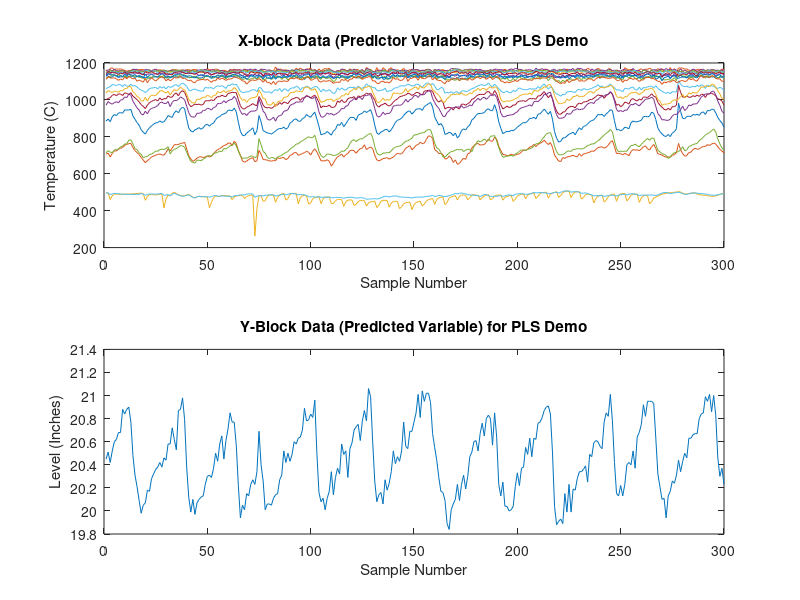

Recreate this plot in MATLAB. (Note: this script raises an error after producing the figure.)
echo on
%PLSDEMO Demonstrates PLS and PCR functions
%
%  This demonstration illustrates the use of the PLS and
%  PCR functions in the PLS_Toolbox.

echo off
%Copyright Eigenvector Research, Inc. 1992-98
%Modified 6/94 BMW
%Modified 3/98 BMW
echo on

% The data we are going to work with is from a Liquid-Fed 
% Ceramic Melter (LFCM).  We will develop a model that related
% temperatures in the molten glass tank to the tank level.
% Lets start by loading and plotting the data.  Hit a key when
% you are ready.
pause

echo off
load plsdata
subplot(2,1,1)
plot(xblock1);
title('X-block Data (Predictor Variables) for PLS Demo');
xlabel('Sample Number');
ylabel('Temperature (C)');
subplot(2,1,2)
plot(yblock1)
title('Y-Block Data (Predicted Variable) for PLS Demo');
xlabel('Sample Number');
ylabel('Level (Inches)');
echo on

% You can probably already see that there is a very regualar
% variation in the temperature data and that it appears to
% correlate with the level data. This is because there is
% steep temperature gradient in the molten glass, and when
% the level changes, glasses of different temperatures pass
% by the location of the thermocouples.
pause

% Lets use the fact that temperature correlates with
% level to build PLS and PCR models that uses temperature
% to predict level.  We will start by deleting some samples
% that we know to be outliers then mean-centering the data.
% Here mean-centering makes sense because all of the variables
% are of the same type, and we have reason to expect that 
% the temperatures with the most variance will also be the
% most predictive for level.
pause

[mxblock1,mx] = mncn(delsamps(xblock1,[73 167 188 278 279]));
[myblock1,my] = mncn(delsamps(yblock1,[73 167 188 278 279]));

% Now that the data is scaled we can use the PLS and PCR routines
% to make a calibration.  Lets start by using all the data to 
% make models and see how variance they capture.  We'll also 
% make a model using MLR and compare it to the PLS  and PCR models.
pause

bpls = pls(mxblock1,myblock1,10);
bpcr = pcr(mxblock1,myblock1,10);
mlrmod = mxblock1\myblock1;
pause

% Take a close look at the variance captured by the PLS and PCR
% models. Notice that for any particular number of LVs or PCs
% that the PLS model always captures just a bit more Y-Block
% (predicted variable) variance while the PCR model always
% captures just a bit more X-Block (predictor variable)
% variance. This is because the principal components 
% decomposition of the X-Block in PCR captures the maximum amount
% of variation that can be explained with linear factors without
% regard to how well they correlate with the Y-Block (in this
% case they do correlate quite well). PLS, on the other hand,
% tries to capture more Y-Block variance as well as describing
% X-Block variance. Thus, PLS always gets more Y-Block variance
% and less X-Block variance than PCR.
pause

% We can also see from the variance captured by the PLS  and
% PCR models that 1 latent variable or principal component
% is pretty good and anything after 4 doesn't really add much.  
% However, we really need to cross validate to determine the 
% optimum number of latent variables and principal components.
% For this we will use the CROSSVAL function, which can be
% used to cross-validate PCA, PCR and PLS models using a
% variety of methods. In our case, we'll divide the data into
% contiguous blocks during the cross-validation. The reason  
% for doing this is that the data is serially correlated, 
% so we should split it into contiguous blocks rather than
% selecting a test set that was drawn from within the training
% data. This method largely avoids the problem of having the
% noise in the test set be correlated with the noise in the
% training set. 

pause

% Before we use CROSSVAL we must decide how many 
% times to rebuild and test the model. I'll choose 10 since
% it is reasonable to expect that any disturbance in this
% system would have died away after 30 samples. The maximum
% number of LVs and PCs is set to 20 since this is the maximum
% number of PCs we can have in a data set with 20 variables.  
% Once the function runs we will plot up the PRESS values
% as a function of number of PCs or LVs.
pause

[plspress,plscumpress] = crossval(mxblock1,myblock1,'sim','con',20,10);
[pcrpress,pcrcumpress] = crossval(mxblock1,myblock1,'pcr','con',20,10);

echo off
subplot(2,2,1)
plot(plspress','-o')
xlabel('Number of LVs')
title('PLS Individual PRESS Curves')
ylabel('PRESS')
subplot(2,2,2)
plot(plscumpress,'-o')
xlabel('Number of LVs')
title('PLS Cumlative PRESS Curve')
ylabel('PRESS')
subplot(2,2,3)
plot(pcrpress','-o')
xlabel('Number of PCs')
title('PCR Individual PRESS Curves')
ylabel('PRESS')
subplot(2,2,4);
plot(pcrcumpress,'-o')
xlabel('Number of PCs')
title('PCR Cumlative PRESS Curve')
ylabel('PRESS')
echo on

% Based on the PRESS curves, it looks like 4 LVs would be
% optimal for PLS. However, experience has taught us that
% if the decrease in PRESS isn't at least 2% for adding an
% a factor, then we should back up. Thus, a 3 LV model looks
% good for PLS. We might also reach the same conclusion by
% looking at the variance captured table for PLS. Note that 
% 4th LV captures only a very small amount of variance in y. 

% For PCR, it is a little more problematic. Note that the
% PRESS values bounce around befor taking a drop at 6, then
% they bounce around some more. This behavior is typical of
% PCR because the factors aren't determined with regard to y,
% they just capture variance in x. In this case, it seems 
% logical to select the first minimum after the big drop, so
% a 6 PC model will be selected. Again, the variance captured
% table might lead you to the same conclusion as the 6th PC
% is the last one to capture more than 1% of the y variance.
pause

% By plotting the regression vector we can see what variables
% were important in predicting the level.  We can also compare
% this to the MLR model.
pause

echo off
subplot(1,1,1)
plot(bpls(3,:),'-+b'), hline(0), hold on
plot(bpcr(6,:),'-og')
plot(mlrmod,'-*c'), hold off
title('PLS (+), PCR (o) and MLR (*) Regression Vector Coefficients For Level Prediction');
xlabel('Variable Number');
ylabel('Coefficent');
pause
echo on

% Notice how the MLR model is more "spikey". This "ringing"
% in the coefficients is typical of models identified with
% MLR when there is a great deal of correlation structure in
% the data, as we have here.

% Now lets use the regression vectors to calculate the fitted
% level to the training (calibration) data and compare it to 
% the actual level.
pause

ypls = mxblock1*bpls(3,:)';
ypcr = mxblock1*bpcr(6,:)';
ymlr = mxblock1*mlrmod;
sypls = rescale(ypls,my);
sypcr = rescale(ypcr,my);
symlr = rescale(ymlr,my);

echo off
s = 1:295;
plot(s,sypls,'-y',s,sypls,'+y'), hold on
plot(s,sypcr,'-g',s,sypcr,'og')
plot(s,symlr,'-c',s,symlr,'*c')
plot(s,delsamps(yblock1,[73 167 188 278 279]),'-xr'), hold off
title('Actual (x) and Fitted Level by PLS (+), PCR (o) and MLR')
xlabel('Sample Number');
ylabel('Level (Inches)');
pause
echo on

% This looks pretty good, but lets try the models with a new data
% set to see how they will work for that.  We start by scaling the
% new data using the same factors we used to scale the original
% data.
pause

sxblock2 = scale(xblock2,mx);
syblock2 = scale(yblock2,my);

% Now we just multiply the new xblock by the regression vectors
% to get the new prediction.  After rescaling we can compare the
% predicted and actual data.
pause

newypls = sxblock2*bpls(3,:)';
newypcr = sxblock2*bpcr(6,:)';
newymlr = sxblock2*mlrmod;
sypls = rescale(newypls,my);
sypcr = rescale(newypcr,my);
symlr = rescale(newymlr,my);

echo off
s = 1:200;
plot(s,sypls,'-y',s,sypls,'+y'), hold on
plot(s,sypcr,'-g',s,sypcr,'og')
plot(s,symlr,'-c',s,symlr,'*c')
plot(s,yblock2,'-r',s,yblock2,'xr'), hold off
title('Actual (x) and Predicted Level by PLS (+), PCR (o) and MLR')
xlabel('Sample Number');
ylabel('Level (Inches)');
pause
echo on

% We can also calculate the total sum of squared prediction error
% for the PLS, PCR and MLR models as follows:

echo off
plsssq = sqrt(mean((yblock2-sypls).^2));
pcrssq = sqrt(mean((yblock2-sypcr).^2));
mlrssq = sqrt(mean((yblock2-symlr).^2));

disp('  PLS error PCR error MLR error'), 
disp([plsssq pcrssq mlrssq])
echo on

% So here we see that the PLS and PCR models are slightly
% better than the MLR model, as expected.
